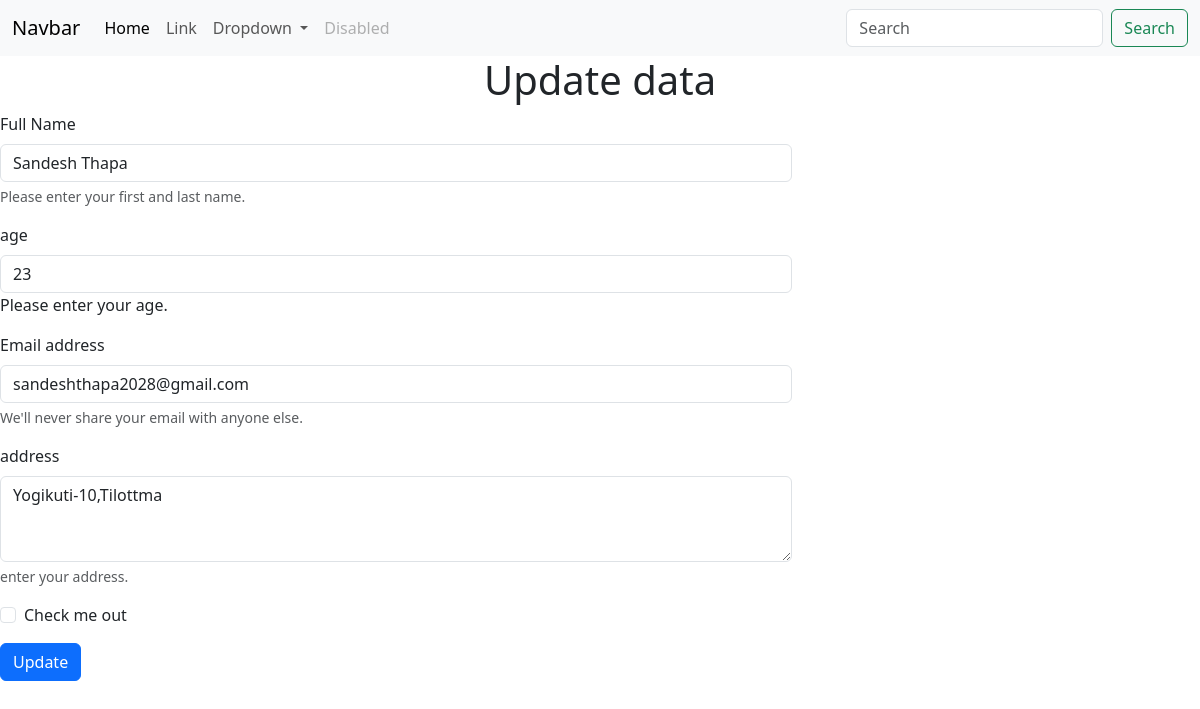
/edit/6, run on the app's committed database.
### crud_app/models.py (models this page shows)
class Student(models.Model):
        name=models.CharField(max_length=20)
        email=models.EmailField()
        age=models.IntegerField()
        address=models.TextField()
        isdelete = models. BooleanField (default = False)

### crud_app/views.py (the view, shortened to what this page needs)
# urls.py: path("edit/<int:id>",views.edit,name="edit"),
def edit(request,id):
    data=Student.objects.get(id=id)
    return render(request,'edit.html',{'data':data})

### crud_app/templates/edit.html (shortened to what this page needs)
<!DOCTYPE html>
<html lang="en">
<head>
        <link href="https://cdn.jsdelivr.net/npm/bootstrap@5.3.8/dist/css/bootstrap.min.css" rel="stylesheet">
</head>
<body>
    <nav class="navbar navbar-expand-lg bg-body-tertiary">
  <div class="container-fluid">
    <a class="navbar-brand" href="#">Navbar</a>
    <div class="collapse navbar-collapse" id="navbarSupportedContent">
      <ul class="navbar-nav me-auto mb-2 mb-lg-0">
        <li class="nav-item">
          <a class="nav-link active" aria-current="page" href="#">Home</a>
        </li>
        <li class="nav-item">
          <a class="nav-link" href="#">Link</a>
        </li>
        <li class="nav-item dropdown">
          <a class="nav-link dropdown-toggle" href="#" role="button" data-bs-toggle="dropdown" aria-expanded="false">
            Dropdown
          </a>
        </li>
        <li class="nav-item">
          <a class="nav-link disabled" aria-disabled="true">Disabled</a>
        </li>
      </ul>
      <form class="d-flex" role="search">
        <input class="form-control me-2" type="search" placeholder="Search" aria-label="Search"/>
        <button class="btn btn-outline-success" type="submit">Search</button>
      </form>
    </div>
  </div>
    </nav>
    <h1 class="text-center"> Update data</h1>
    <div class="comtainer">
        <div class="row">
            <div class="col-8">
                <form method="POST" action="{% url 'edit' data.id %}">
    <div class="mb-3">
    <label for="fullName" class="form-label">Full Name</label>
    <input name="name" type="text" value='{{data.name}} 'class="form-control" id="fullName" name="full_name" placeholder="Enter your full name">
    <div id="nameHelp" class="form-text">Please enter your first and last name.</div>
    </div>
    <div class="mb-3">
    <label for="age" class="form-label">age</label>
    <input name="age" type="integer" value='{{data.age}}' class="form-control" id="age">
    <div id="ageHelp" class="form-integer">Please enter your age.</div>
    </div>
    <div class="mb-3">
    <label for="exampleInputEmail1" class="form-label">Email address</label>
    <input name="email" type="email" value='{{data.email}}' class="form-control" id="exampleInputEmail1" aria-describedby="emailHelp">
    <div id="emailHelp" class="form-text">We'll never share your email with anyone else.</div>
    </div>
    <div class="mb-3">
    <label for="contactaddress" class="form-label">address</label>
    <textarea name="address"class="form-control"  id="contactaddress" name="address" rows="3" placeholder="Write your address here...">{{data.address}}</textarea>
    <div id="addressHelp" class="form-text">enter your address.</div>
    </div>
    <div class="mb-3 form-check">
    <input type="checkbox" class="form-check-input" id="exampleCheck1">
    <label class="form-check-label" for="exampleCheck1">Check me out</label>
    </div>
  <button type="submit" class="btn btn-primary">Update</button>
</form>
            </div>
        </div>
    </div>
</body>
</html>

### data on the page
Student: name "Sandesh Thapa", age "23", email "sandeshthapa2028@gmail.com", address "Yogikuti-10,Tilottma"
